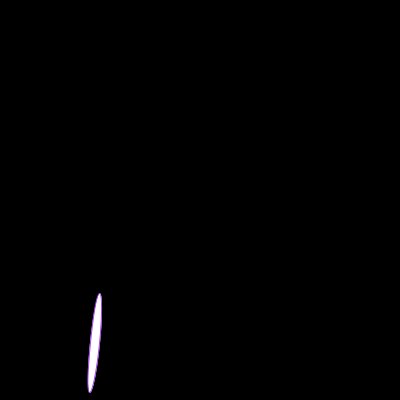
Frame 1 (no input)
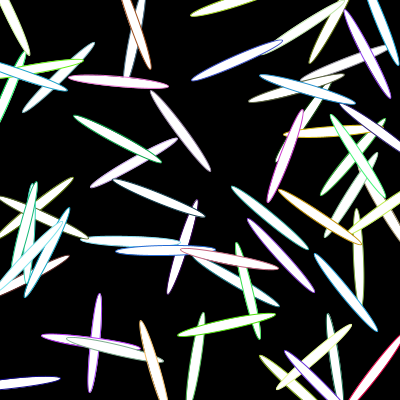
Frame 60 (the mouse pressed at the canvas centre just before this capture)
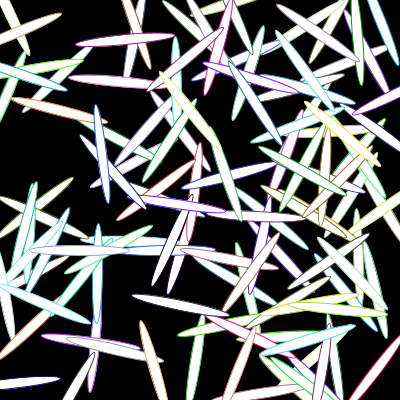
Frame 120 (the mouse held since frame 60 and released just before this capture)

The Processing sketch that drew these frames (run headless with seeded random() and noise(); from frame 60 on, the mouse is pressed at the canvas centre):

// Processing sketch: processing_66186
// ── processing_66186.pde

void setup(){
size(400,400);
background(0);
smooth();

}
 float a=0;
void draw(){
 stroke(random(256),random(256),random(256));
  a=a+0.1;
translate(random(400),random(400));
rotate(a);
ellipseMode(CENTER);
ellipse(0,0,10,100);

}
